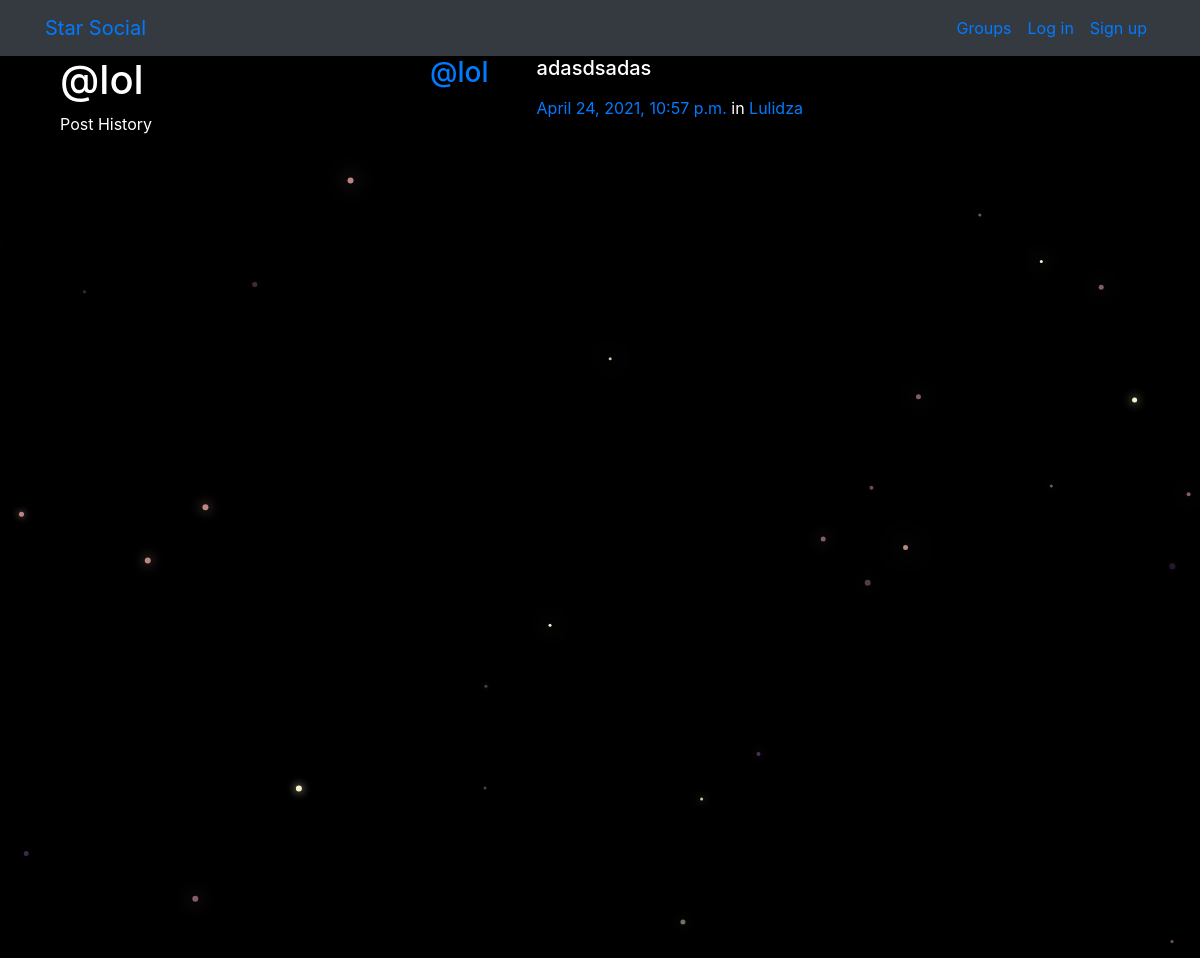
/posts/by/lol/, run on the app's committed database.
### posts/models.py (models this page shows, shortened)
class Post(models.Model):
    user = models.ForeignKey(User,related_name='posts', on_delete=models.CASCADE)
    created_at = models.DateTimeField(auto_now=True)
    message = models.TextField()
    message_html = models.TextField(editable=False)
    group = models.ForeignKey(Group,related_name='posts',null=True,blank=True, on_delete=models.CASCADE)
    class Meta:
        ordering = ['-created_at']
        unique_together = ['user','message']

### groups/models.py (models this page shows, shortened)
class Group(models.Model):
    name = models.CharField(max_length=255,unique=True)
    slug = models.SlugField(allow_unicode=True,unique=True)
    description = models.TextField(blank=True,default='')
    description_html = models.TextField(editable=False,default='',blank=True)
    members = models.ManyToManyField(User,through='GroupMember')
    class Meta:
        ordering = ['name']

### posts/views.py (the view)
# urls.py: path('by/<username>/',views.UserPosts.as_view(),name='for_user'),
class UserPosts(generic.ListView):
    model = models.Post
    template_name = "posts/user_post_list.html"
    def get_queryset(self):
        try:
            self.post_user = User.objects.prefetch_related("posts").get(
                username__iexact=self.kwargs.get("username")
            )
        except User.DoesNotExist:
            raise Http404
        else:
            return self.post_user.posts.all()
    def get_context_data(self, **kwargs):
        context = super().get_context_data(**kwargs)
        context["post_user"] = self.post_user
        return context

### posts/templates/posts/user_post_list.html
{% extends "posts/post_base.html" %}
{% block prepost %}
<div class="col-md-4">
	<h1>@{{ post_user.username }}</h1>
	<p>Post History</p>
</div>
{% endblock %}
{% block post_content %}
<div class="col-md-8">
	{% for post in post_list %}
		{% include "posts/_post.html" %}
	{% endfor %}
</div>
{% endblock %}

### posts/templates/posts/_post.html (shortened to what this page needs)
<div class="media">
	<h3 class="mr-5"><a href="{% url 'posts:for_user' username=post.user.username %}">@{{ post.user.username }}</a></h3>
	<div class="media-body">
		<h5>{{ post.message_html|safe }}</h5>
			<time class="time"><a href="{% url 'posts:single' username=post.user.username pk=post.pk %}">{{ post.created_at }}</a></time>
			{% if post.group %}
			<span class="group-name">in <a href="{% url 'groups:single' slug=post.group.slug %}">{{ post.group.name }}</a></span>
			{% endif %}
	</div>
</div>

### static/simplesocial/css/master.css (style rules this page uses)
body { margin: 0; overflow: hidden; background-color: black; color:white; }

### data on the page
Post: user.username "lol", message_html "adasdsadas", created_at "April 24, 2021, 10:57 p.m.", group.name "Lulidza"

### other printed values
{{ post_user.username }} "lol"
